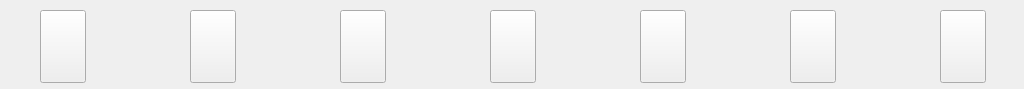
<?xml version="1.0" encoding="UTF-8"?>
<ui version="4.0">
 <class>frmBottomMenu</class>
 <widget class="QWidget" name="frmBottomMenu">
  <property name="geometry">
   <rect>
    <x>0</x>
    <y>0</y>
    <width>1024</width>
    <height>89</height>
   </rect>
  </property>
  <property name="windowTitle">
   <string>Form</string>
  </property>
  <property name="styleSheet">
   <string notr="true"/>
  </property>
  <widget class="QPushButton" name="btnHome">
   <property name="geometry">
    <rect>
     <x>40</x>
     <y>10</y>
     <width>46</width>
     <height>73</height>
    </rect>
   </property>
   <property name="text">
    <string/>
   </property>
  </widget>
  <widget class="QPushButton" name="btnWarning">
   <property name="geometry">
    <rect>
     <x>190</x>
     <y>10</y>
     <width>46</width>
     <height>73</height>
    </rect>
   </property>
   <property name="text">
    <string/>
   </property>
  </widget>
  <widget class="QPushButton" name="btnProcess">
   <property name="geometry">
    <rect>
     <x>340</x>
     <y>10</y>
     <width>46</width>
     <height>73</height>
    </rect>
   </property>
   <property name="text">
    <string/>
   </property>
  </widget>
  <widget class="QPushButton" name="btnStatus">
   <property name="geometry">
    <rect>
     <x>490</x>
     <y>10</y>
     <width>46</width>
     <height>73</height>
    </rect>
   </property>
   <property name="text">
    <string/>
   </property>
  </widget>
  <widget class="QPushButton" name="btnPause">
   <property name="geometry">
    <rect>
     <x>640</x>
     <y>10</y>
     <width>46</width>
     <height>73</height>
    </rect>
   </property>
   <property name="text">
    <string/>
   </property>
  </widget>
  <widget class="QPushButton" name="btnVideo">
   <property name="geometry">
    <rect>
     <x>790</x>
     <y>10</y>
     <width>46</width>
     <height>73</height>
    </rect>
   </property>
   <property name="text">
    <string/>
   </property>
  </widget>
  <widget class="QPushButton" name="btnBack">
   <property name="geometry">
    <rect>
     <x>940</x>
     <y>10</y>
     <width>46</width>
     <height>73</height>
    </rect>
   </property>
   <property name="text">
    <string/>
   </property>
  </widget>
  <widget class="QWidget" name="widget" native="true">
   <property name="geometry">
    <rect>
     <x>130</x>
     <y>0</y>
     <width>21</width>
     <height>89</height>
    </rect>
   </property>
   <property name="styleSheet">
    <string notr="true">image: url(:/images/split.png);</string>
   </property>
  </widget>
  <widget class="QWidget" name="widget_2" native="true">
   <property name="geometry">
    <rect>
     <x>280</x>
     <y>0</y>
     <width>21</width>
     <height>89</height>
    </rect>
   </property>
   <property name="styleSheet">
    <string notr="true">image: url(:/images/split.png);</string>
   </property>
  </widget>
  <widget class="QWidget" name="widget_3" native="true">
   <property name="geometry">
    <rect>
     <x>430</x>
     <y>0</y>
     <width>21</width>
     <height>89</height>
    </rect>
   </property>
   <property name="styleSheet">
    <string notr="true">image: url(:/images/split.png);</string>
   </property>
  </widget>
  <widget class="QWidget" name="widget_4" native="true">
   <property name="geometry">
    <rect>
     <x>580</x>
     <y>0</y>
     <width>21</width>
     <height>89</height>
    </rect>
   </property>
   <property name="styleSheet">
    <string notr="true">image: url(:/images/split.png);</string>
   </property>
  </widget>
  <widget class="QWidget" name="widget_5" native="true">
   <property name="geometry">
    <rect>
     <x>730</x>
     <y>0</y>
     <width>21</width>
     <height>89</height>
    </rect>
   </property>
   <property name="styleSheet">
    <string notr="true">image: url(:/images/split.png);</string>
   </property>
  </widget>
  <widget class="QWidget" name="widget_6" native="true">
   <property name="geometry">
    <rect>
     <x>880</x>
     <y>0</y>
     <width>21</width>
     <height>89</height>
    </rect>
   </property>
   <property name="styleSheet">
    <string notr="true">image: url(:/images/split.png);</string>
   </property>
  </widget>
  <widget class="QWidget" name="widget_title" native="true">
   <property name="geometry">
    <rect>
     <x>130</x>
     <y>10</y>
     <width>133</width>
     <height>15</height>
    </rect>
   </property>
   <property name="styleSheet">
    <string notr="true">background-image: url(:/images/bottom_menu_title.png);</string>
   </property>
  </widget>
 </widget>
 <resources/>
 <connections/>
</ui>
